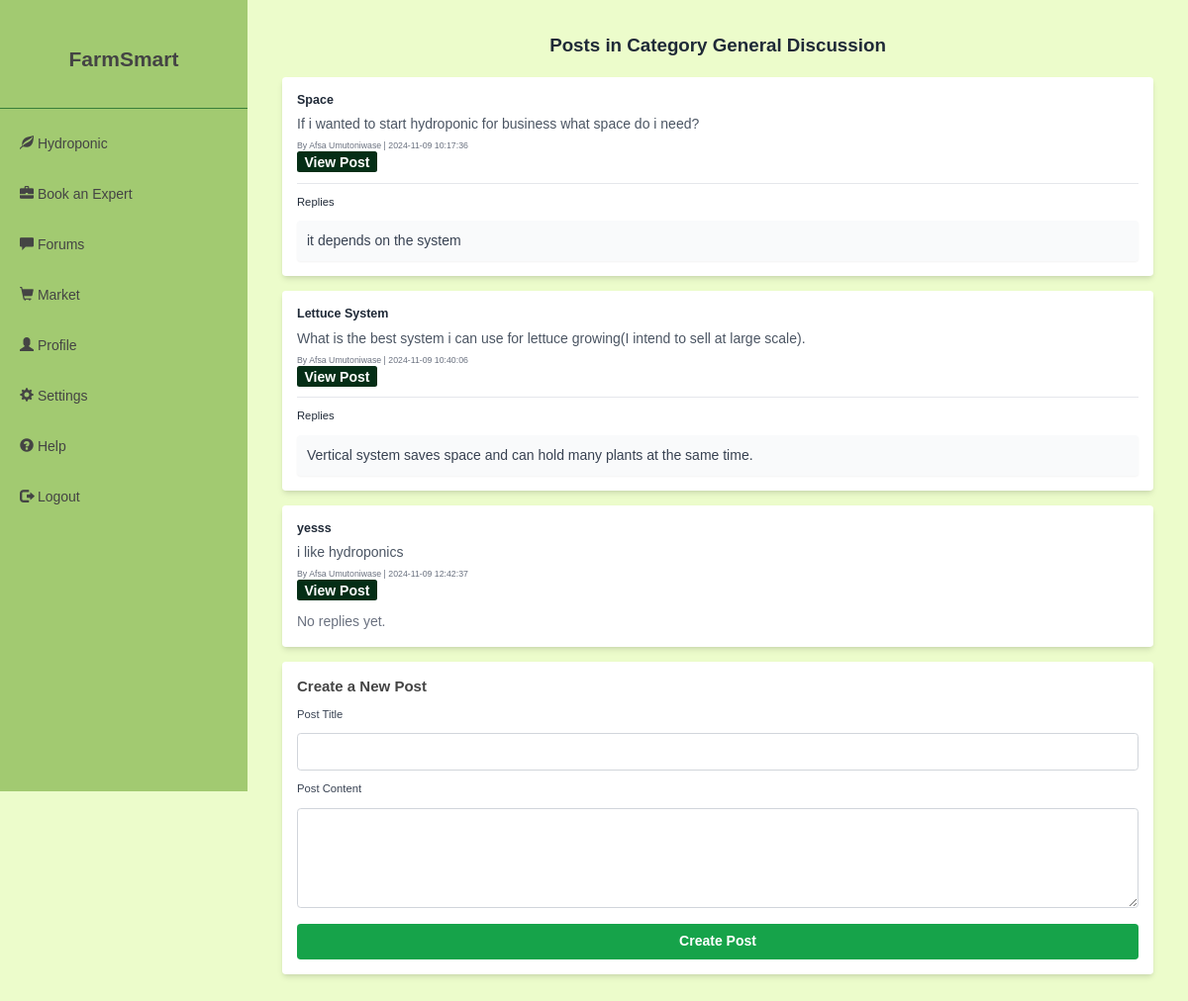
The page /category/1 on the database as committed earlier.
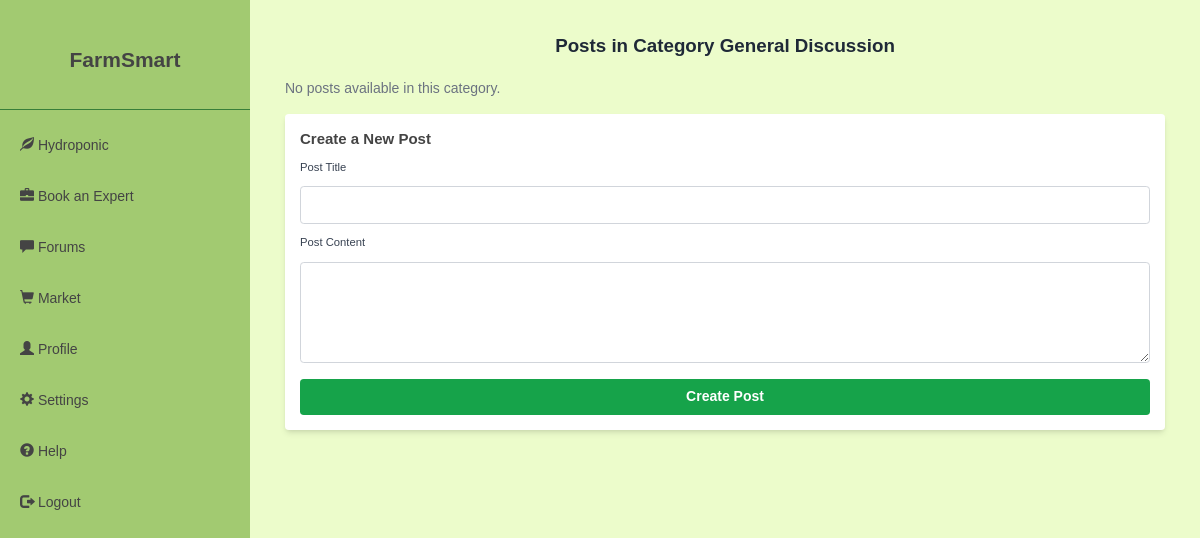
The same page on the database as committed later.
### app.py (models this page shows, shortened)
class Category(db.Model):
    id = db.Column(db.Integer, primary_key=True)
    name = db.Column(db.String(100), nullable=False)
    description = db.Column(db.String(255), nullable=True)

class Post(db.Model):
    id = db.Column(db.Integer, primary_key=True)
    title = db.Column(db.String(200), nullable=False)
    content = db.Column(db.Text, nullable=False)
    created_at = db.Column(db.DateTime, default=db.func.current_timestamp())
    user_id = db.Column(db.Integer, db.ForeignKey('user.id'), nullable=False)
    category_id = db.Column(db.Integer, db.ForeignKey('category.id'), nullable=False)
    user = db.relationship('User', backref=db.backref('posts', lazy=True))
    category = db.relationship('Category', backref=db.backref('posts', lazy=True))
    replies = db.relationship('Reply', backref='post', cascade="all, delete-orphan")

class User(UserMixin, db.Model):
    id = db.Column(db.Integer, primary_key=True)
    username = db.Column(db.String(120), unique=True, nullable=False)
    email = db.Column(db.String(120), unique=True, nullable=False)
    password_hash = db.Column(db.String(128))
    role = db.Column(db.String(50))
    address = db.Column(db.String(200))
    phone = db.Column(db.String(20))
    profile_image_url = db.Column(db.String(200), nullable=True)
    profile_complete = db.Column(db.Boolean, default=False)

class Reply(db.Model):
    id = db.Column(db.Integer, primary_key=True)
    content = db.Column(db.String, nullable=False)
    created_at = db.Column(db.DateTime, default=datetime.utcnow)
    user_id = db.Column(db.Integer, db.ForeignKey('user.id'), nullable=True)
    post_id = db.Column(db.Integer, db.ForeignKey('post.id'), nullable=False)
    user = db.relationship('User', backref=db.backref('replies', lazy=True))

### app.py (the view)
@app.route('/category/<int:category_id>')
def view_category(category_id):
    category = Category.query.get(category_id)
    if category:
        posts = Post.query.filter_by(category_id=category_id).all()
        return render_template('category-post.html', category=category, posts=posts, category_id=category_id)
    else:
        flash("Category not found.", 'danger')
        return redirect(url_for('home'))

### templates/category-post.html (shortened to what this page needs)
{% extends 'base.html' %}
{% block content %}
<div class="container mx-auto p-6">
    <h2 class="text-3xl font-semibold mb-8 text-center text-gray-800">
        Posts in Category {{ category.name }}
    </h2>
    <div class="mb-6">
        {% if posts %}
        <div class="space-y-6">
            {% for post in posts %}
            <div class="bg-white shadow-md rounded-md p-6 mb-6">
                <h4 class="text-xl font-semibold text-gray-800">{{ post.title }}</h4>
                <p class="text-gray-600 mt-2">{{ post.content }}</p>
                <p class="mt-2 text-sm text-gray-500">
                    By {{ post.user.username }}
                    <span> | {{ post.created_at.strftime('%Y-%m-%d %H:%M:%S') }}</span>
                </p>
                <a href="{{ url_for('view_post', post_id=post.id) }}" class="bg-green-950 text-white font-bold py-1 px-3 rounded hover:bg-indigo-800 mt-6">View Post</a>
                {% if post.replies %}
                <div class="mt-4 border-t border-gray-200 pt-4 space-y-4">
                    <h5 class="text-lg font-medium text-gray-800">Replies</h5>
                    {% for reply in post.replies %}
                    <div class="bg-gray-50 p-4 rounded-md shadow-sm">
                        <p class="text-gray-700">{{ reply.content }}</p>
                    </div>
                    {% endfor %}
                </div>
                {% else %}
                <p class="mt-4 text-gray-500">No replies yet.</p>
                {% endif %}
            </div>
            {% endfor %}
        </div>
        {% else %}
        <p class="text-gray-500">No posts available in this category.</p>
        {% endif %}
    </div>
    <div class="bg-white shadow-md rounded-md p-6 mb-6">
        <h3 class="text-2xl font-semibold mb-4">Create a New Post</h3>
        <form method="POST" action="{{ url_for('category_posts', category_id=category.id) }}">
            <div class="mb-4">
                <label for="title" class="block text-lg font-medium text-gray-700">Post Title</label>
                <input type="text" id="title" name="title" class="mt-2 p-3 border border-gray-300 rounded-md w-full focus:ring-2 focus:ring-blue-500" required>
            </div>
            <div class="mb-4">
                <label for="content" class="block text-lg font-medium text-gray-700">Post Content</label>
                <textarea id="content" name="content" rows="4" class="mt-2 p-3 border border-gray-300 rounded-md w-full focus:ring-2 focus:ring-blue-500" required></textarea>
            </div>
            <div class="flex justify-center">
                <button type="submit" class="w-full py-3 bg-green-600 text-white font-semibold rounded-md hover:bg-green-500 transition duration-300">
                    Create Post
                </button>
            </div>
        </form>
    </div>
</div>
{% endblock %}

### templates/base.html (shortened to what this page needs)
<!DOCTYPE html>
<html lang="en">
<head>
    <link rel="stylesheet" href="https://maxcdn.bootstrapcdn.com/bootstrap/3.4.0/css/bootstrap.min.css">
    <link rel="stylesheet" href="{{ url_for('static', filename='css/dashboard.css') }}">
    <script src="https://cdn.tailwindcss.com"></script>
</head>
<body>
    {% include 'sidebar.html' %}
    <div class="content">
        {% block content %}{% endblock %}
    </div>
</body>
</html>

### templates/sidebar.html
<div class="sidebar">
    <div class="sidebar-header"><a href="{{ url_for('home') }}">FarmSmart</a></div>
    <div class="sidebar-menu">
        <a href="{{ url_for('dashboard') }}" class="{% if request.path == url_for('dashboard') %}active{% endif %}">
            <span class="glyphicon glyphicon-leaf"></span> Hydroponic
        </a>
        <a href="{{ url_for('expert') }}" class="{% if request.path == url_for('expert') %}active{% endif %}">
            <span class="glyphicon glyphicon-briefcase"></span> Book an Expert
        </a>
        <a href="{{ url_for('forums') }}" class="{% if request.path == url_for('forums') %}active{% endif %}">
            <span class="glyphicon glyphicon-comment"></span> Forums
        </a>
        <a href="{{ url_for('market') }}" class="{% if request.path == url_for('market') %}active{% endif %}">
            <span class="glyphicon glyphicon-shopping-cart"></span> Market
        </a>
        <a href="{{ url_for('profile') }}" class="{% if request.path == url_for('profile') %}active{% endif %}">
            <span class="glyphicon glyphicon-user"></span> Profile
        </a>
        <a href="{{ url_for('account_settings') }}" class="{% if request.path == url_for('account_settings') %}active{% endif %}">
            <span class="glyphicon glyphicon-cog"></span> Settings
        </a>
        <a href="{{ url_for('help') }}" class="{% if request.path == url_for('help') %}active{% endif %}">
            <span class="glyphicon glyphicon-question-sign"></span> Help
        </a>
        <a href="{{ url_for('logout') }}" class="{% if request.path == url_for('logout') %}active{% endif %}">
            <span class="glyphicon glyphicon-log-out"></span> Logout
        </a>
    </div>
</div>

### static/css/dashboard.css (style rules this page uses)
:root { --bg-color: #ecfccb; --secondary-bg-color: #a2ca71; --sidebar-header-height: 100px; --sidebar-footer-height: 230px; --text-color: #444444; --secondary-text-color: #444444; --border-color: #387f39; --accent-color: #a2ca71; --accent-hover-color: #8dba5e; --success-background: #edf7ee; --warning-background: #ffd27f; --error-background: #ff6b6b; --input-border-color: #dddddd; --input-focus-color: var(--accent-color); --contrast-color: #ffffff; --graph-grid-color: #eeeeee; }
* { margin: 0; padding: 0; box-sizing: border-box; }
body { font-family: Arial, sans-serif; background-color: var(--bg-color); color: var(--text-color); }
.sidebar { position: fixed; top: 0; left: 0; width: 250px; height: 100vh; background-color: var(--secondary-bg-color); color: var(--secondary-text-color); display: flex; flex-direction: column; padding-top: 10px; }
.sidebar-header { height: var(--sidebar-header-height); display: flex; align-items: center; justify-content: center; text-decoration: none; font-size: 1.5em; font-weight: bold; color: var(--text-color); border-bottom: 1px solid var(--border-color); }
.sidebar-menu { display: flex; flex-direction: column; padding: 10px 0; }
.sidebar-menu a { padding: 15px 20px; color: var(--secondary-text-color); text-decoration: none; font-size: 1em; }
.content { margin-left: 250px; padding: 20px; }
a { text-decoration: none !important; }

Rows that differ between the two databases and show on the page:
removed Post: title "Space", content "If i wanted to start hydroponic for business what space do i need?", user.username "Afsa Umutoniwase", created_at "2024-11-09 10:17:36"
removed Reply: content "it depends on the system", shown under "Space"
removed Post: title "Lettuce System", content "What is the best system i can use for lettuce growing(I intend to sell at large scale).", user.username "Afsa Umutoniwase", created_at "2024-11-09 10:40:06"
removed Reply: content "Vertical system saves space and can hold many plants at the same time.", shown under "Lettuce System"
removed Post: title "yesss", content "i like hydroponics", user.username "Afsa Umutoniwase", created_at "2024-11-09 12:42:37", shows "No replies yet."
Other text that changed with them:
text now shown: "No posts available in this category."
